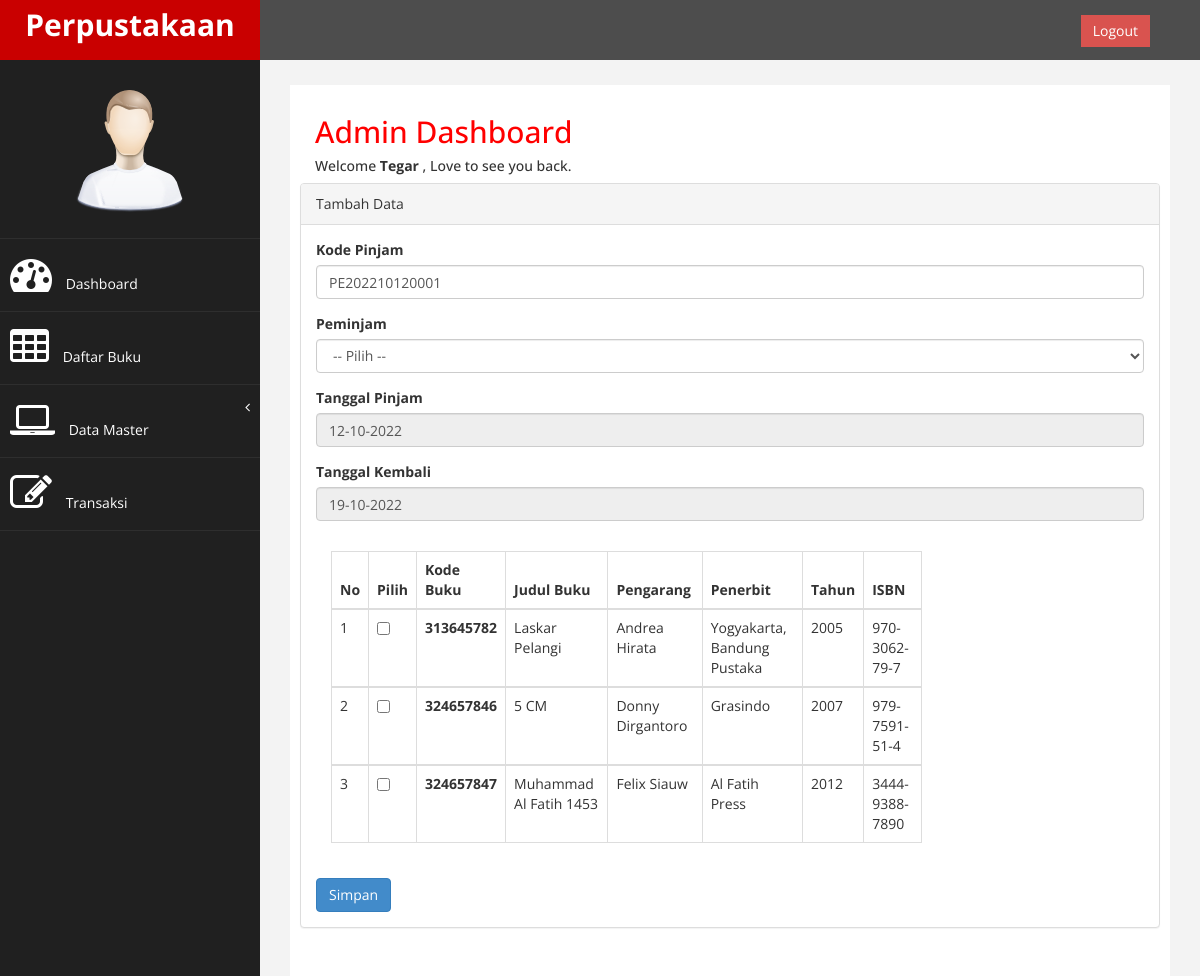
The page /index.php?page=transaksi&aksi=tambahtransaksi (signed in) on the database its author committed.
### tables this page shows
CREATE TABLE IF NOT EXISTS `tb_buku` (
  `id` int(11) NOT NULL,
  `judul` varchar(150) NOT NULL,
  `pengarang` varchar(150) NOT NULL,
  `penerbit` varchar(150) NOT NULL,
  `tahun_terbit` varchar(4) NOT NULL,
  `isbn` varchar(30) NOT NULL,
  `jml_buku` int(3) NOT NULL
);

### page/transaksi/tambahtransaksi.php (the view, shortened to what this page needs)
<?php
include "koneksi.php";
?>
    <?php
        $today = date("Ymd");
        $hasil = mysqli_query($koneksi,"SELECT max(kodepinjam) AS last FROM transaksi WHERE kodepinjam LIKE '%$today%'");
        $data  = mysqli_fetch_array($hasil);
        $lastNoTransaksi = $data['last'];
        $lastNoUrut = substr($lastNoTransaksi, 10, 4);
        $nextNoUrut = $lastNoUrut + 1;
        $nextNoTransaksi = "PE".$today.sprintf('%04s', $nextNoUrut);
        $tglpinjam              = date("d-m-Y");
        $tujuh_hari             = mktime(0,0,0,date("n"),date("j")+7,date("Y"));
        $tglkembali1            = date("d-m-Y", $tujuh_hari);
                ?>
    <div class="panel panel-default">
    <div class="panel-heading">
    	Tambah Data
    </div>
	<div class="panel-body">
                            <div class="row">
                                <div class="col-md-12">
                                    <form method="POST" enctype="multipart/form-data">
                                        <div class="form-group">
                                            <label>Kode Pinjam</label>
                                            <input class="form-control" type="text" name="kdpinjam" id="kdpinjam" value="<?php echo $nextNoTransaksi ?>">
                                        </div>
                                        <div class="form-group">
                                            <label for="disabledSelect">Peminjam </label>
                                            <select name="id_peminjam" id="id_peminjam"  class="form-control">
                                                    <option value=0> -- Pilih -- </option>
                                            </select>
                                        </div>
                                        <div class="form-group">
                                            <label>Tanggal Pinjam</label>
                                            <input class="form-control" name="tglpinjam1" id="tglpinjam1" value="<?php echo $tglpinjam?>" readonly />
                                        </div>
                                        <div class="form-group">
                                            <label>Tanggal Kembali</label>
                                            <input class="form-control" name="tglkembali1" id="tglkembali1" value="<?php echo $tglkembali1?>" readonly/>
                                        </div>
     <div class="row panel-body table-responsive">
                <div class="col-sm-9">
                                <div class='table-responsive'>
                                    <table class='table table-bordered table-hover' width='100%' cellpadding='5' >
                                        <thead>
                                            <tr>
                                                <th>No</th>
                                                <th>Pilih</th>
                                                <th>Kode Buku</th>
                                                <th>Judul Buku</th>
                                                <th>Pengarang</th>
                                                <th>Penerbit</th>
                                                <th>Tahun</th>
                                                <th>ISBN</th>
                                            </tr>
                                        </thead>
                                        <?php
                                        $bacasql=  mysqli_query($koneksi, "SELECT * from tb_buku order by id asc") or die(mysqli_error());
                                        $nomor=0;
                                        $nomor++;
                                        while($bacadata=  mysqli_fetch_array($bacasql)){
                                            $kodetipe=$bacadata['id'];
                                        ?>
                                        <tbody>
                                            <tr>
                                                <td class="left"><?php echo $nomor;?></td>
                                                <td class="center">
                                                <input name="cbtipe[]" id="cbtipe" type="checkbox" value="<?php echo $kodetipe;?>" <?php if(isset($_POST['cbtipe']) && in_array($kodetipe, $_POST['cbtipe'])){
                                                    echo 'checked="checked"';
                                                    }
                                                ?> ></td>
                                                <td class="left"><b><?php echo $bacadata['id'];?></b></td>
                                                <td class="left"><?php echo $bacadata['judul'];?></td>
                                                <td class="left"><?php echo $bacadata['pengarang'];?></td>
                                                <td class="left"><?php echo $bacadata['penerbit'];?></td>
                                                <td class="left"><?php echo $bacadata['tahun_terbit'];?></td>
                                                <td class="left"><?php echo $bacadata['isbn'];?></td>
                                            </tr>
                                            <?php
                                            $nomor++;
                                        }
                ?>
                                        </tbody>
                                    </table>
                                    </div>
                                    </div>
                                </div>
                                        <div>
                                        <button type="submit" name="submit" class="btn btn-primary">Simpan</button>
                                     	</div>
                                </div>
                            </div>
                        </div>
                    </div>
                </div>

### index.php (shortened to what this page needs)
<!DOCTYPE html>
<html>
<head>
    <link href="assets/css/bootstrap.css" rel="stylesheet" />
    <link href="assets/css/font-awesome.css" rel="stylesheet" />
    <link href="assets/css/custom.css" rel="stylesheet" />
    <link href="assets/css/style.css" rel="stylesheet" />
   <link href="assets/js/dataTables/dataTables.bootstrap.css" rel="stylesheet" />
</head>
<body>
    <div id="wrapper">
        <nav class="navbar navbar-default navbar-cls-top " role="navigation" style="margin-bottom: 0">
            <div class="navbar-header">
                <a class="navbar-brand" href="index.php">Perpustakaan</a>
            </div>
  <div style="color: white;
padding: 15px 50px 5px 50px;
float: right;
font-size: 16px;"> &nbsp; <a href="logout.php" class="btn btn-danger square-btn-adjust">Logout</a> </div>
        </nav>
                <nav class="navbar-default navbar-side" role="navigation">
            <div class="sidebar-collapse">
                <ul class="nav" id="main-menu">
				<li class="text-center">
                    <img src="assets/img/find_user.png" class="user-image img-responsive"/>
					</li>
                    <li>
                        <a href="index.php"><i class="fa fa-dashboard fa-3x"></i> Dashboard</a>
                    </li>
                      <li  >
                        <a  href="?page=buku"><i class="fa fa-table fa-3x"></i> Daftar Buku</a>
                    </li>
                    <li>
                     <a href="#"><i class="fa fa-laptop fa-3x"></i> Data Master<span class="fa arrow"></span></a>
                          </li>
                        </ul>
                    <li>
                        <a  href="?page=transaksi"><i class="fa fa-edit fa-3x"></i> Transaksi </a>
                    </li>
            </div>
        </nav>
<?php
        include "koneksi.php";
                                $admin=$_SESSION['id_petugas'];
                                $sql=  mysqli_query($koneksi,"SELECT * from admin where id_petugas='$admin' ")or die (mysqli_error());
                                while($row= mysqli_fetch_array($sql)){?>
        <div id="page-wrapper" >
            <div id="page-inner">
              <div class="col-md-12">
                     <h2>Admin Dashboard</h2>
                        <h5>Welcome <b><?php echo $row['nama_petugas'];
                      }?></b> , Love to see you back. </h5>
                    </div>
                <div class="row">
                    <div class="col-md-12">
                        <?php
                          include 'halaman.php';
                            ?>
                    </div>
                </div>
            </div>
        </div>
</body>
</html>

### assets/css/custom.css (style rules this page uses)
body { font-family: 'Open Sans', sans-serif; }
#wrapper { width: 100%; background:#202020; }
#page-wrapper { padding: 15px 15px; min-height: 600px; background:#F3F3F3; }
#page-inner { width:100%; margin:10px 20px 10px 0px; background-color:#fff!important; padding:10px; min-height:1200px; }
.text-center { text-align:center; }
h2 { color: #f00; }
.square-btn-adjust { border: 0px solid transparent; -webkit-border-radius: 0px; -moz-border-radius: 0px; border-radius: 0px; }
.user-image { margin: 25px auto; -webkit-border-radius: 10px; -moz-border-radius: 10px; border-radius: 10px; max-height:170px; max-width:170px; }
.navbar-cls-top .navbar-brand { color: #fff; background: #C90000; width: 260px; text-align: center; height: 60px; font-size: 30px; font-weight: 700; }
.arrow { float: right; }
.fa.arrow:before { content: "\f104"; }
.sidebar-collapse , .sidebar-collapse .nav { background:none; }
.sidebar-collapse .nav { padding:0; }
.sidebar-collapse .nav > li > a { color:#fff; background:#202020; text-shadow:none; }
.sidebar-collapse > .nav > li > a { padding:15px 10px; }
.sidebar-collapse > .nav > li { border-bottom: 1px solid rgba(107, 108, 109, 0.19); }
.navbar-side { border:none; background-color: #202020; }
.navbar-cls-top { background:#4D4D4D; border-bottom:none; }
.navbar-default { border:0px solid black; }
.navbar-header { background: #A70303; }
.nav > li > a > i { margin-right:10px; }
@media (min-width:768px) { #page-wrapper { margin: 0 0 0 260px; padding: 15px 30px; min-height: 1200px; } }
@media (min-width:768px) { .navbar-side { z-index: 1; position: absolute; width: 260px; } }
@media (min-width:768px) { .navbar { border-radius: 0px; } }

### rows shown on the page
tb_buku: id "313645782", judul "Laskar Pelangi", pengarang "Andrea Hirata", penerbit "Yogyakarta, Bandung Pustaka", tahun_terbit "2005", isbn "970-3062-79-7"
tb_buku: id "324657846", judul "5 CM", pengarang "Donny Dirgantoro", penerbit "Grasindo", tahun_terbit "2007", isbn "979-7591-51-4"
tb_buku: id "324657847", judul "Muhammad Al Fatih 1453", pengarang "Felix Siauw", penerbit "Al Fatih Press", tahun_terbit "2012", isbn "3444-9388-7890"

### other values the page prints
$row['nama_petugas'] "Tegar"
